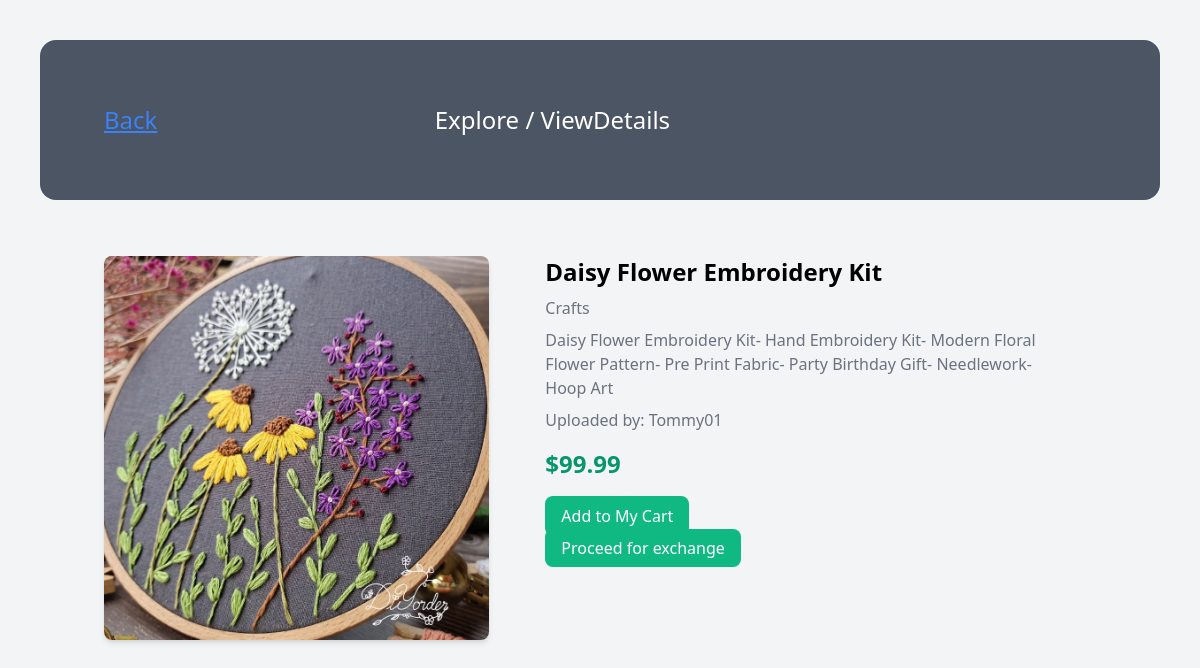
The page /viewDetails/43 on the database as committed earlier.
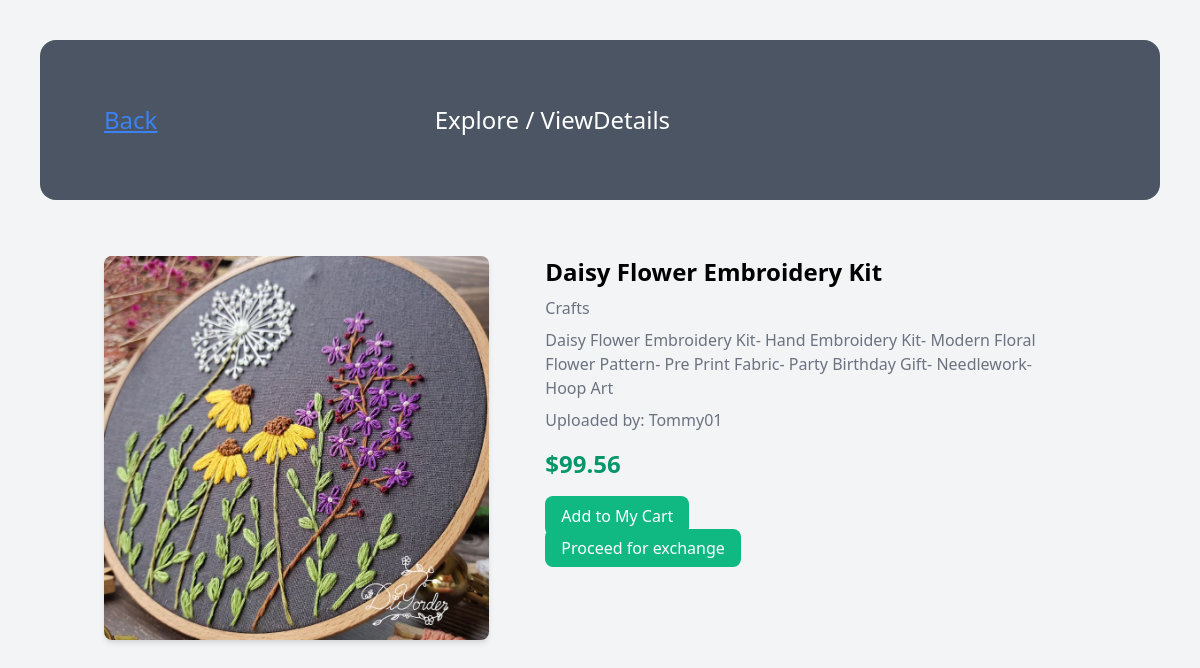
The same page on the database as committed later.
### core/models.py (models this page shows, shortened)
class UserUploadedItem(models.Model):
    title = models.CharField(max_length=100)
    description = models.TextField()
    category = models.CharField(max_length=100, choices=CATEGORY_CHOICES)
    image = models.ImageField(upload_to = "images/")
    price = models.DecimalField(max_digits=10, decimal_places=2)
    user = models.ForeignKey(User, on_delete=models.CASCADE)

### core/views.py (the view, shortened to what this page needs)
# urls.py: path('viewDetails/<int:item_id>', views.viewDetails, name='viewDetails'),
def viewDetails(request,item_id):
    print("id is ", item_id)
    item = UserUploadedItem.objects.get(id=item_id)
    context={
        "item":item,
    }
    return render(request, 'viewDetails.html',context)

### templates/viewDetails.html (shortened to what this page needs)
<!DOCTYPE html>
<html lang="en">
<head>
    <link href="https://cdn.jsdelivr.net/npm/tailwindcss@2.2.19/dist/tailwind.min.css" rel="stylesheet">
</head>
<body class="bg-gray-100">
    <div class="p-16 bg-gray-600 m-10 rounded-2xl">
        <div class="grid grid-cols-3">
            <div>
                <a class="text-2xl text-blue-500 underline" href="javascript:history.back()">Back</a>
            </div>
            <div class="text-2xl text-white">
                <p>Explore / ViewDetails</p>
            </div>
        </div>
    </div>
    <div class="container mx-auto p-4 flex ">
        <div class="">
            {% if item.image %}
            <img src="{{ item.image.url }}" alt="{{ item.title }}" class="w-93 h-96 rounded-lg shadow-md">
            {% endif %}
        </div>
        <div class="w-1/2 ml-4 ml-14">
            <h1 class="text-2xl font-semibold">{{ item.title }}</h1>
            <p class="text-gray-500 mt-2">{{ item.category|capfirst }}</p>
            <p class="text-gray-500 mt-2">{{item.description}}</p>
            <p class="text-gray-500 mt-2">Uploaded by: {{item.user}}</p>
            <p class="text-green-600 text-2xl font-semibold mt-4">${{ item.price }}</p>
            {% if request.user.is_authenticated %}
            <form action="" method="post">
                {% csrf_token %}
                <input type="hidden" name="item_id" value="{{ item.id }}">
                <input type="hidden" name="item_title" value="{{ item.title }}">
                <input type="hidden" name="item_category" value="{{ item.category }}">
                <input type="hidden" name="item_price" value="{{ item.price }}">
                <input type="hidden" name="item_image" value="{{ item.image.url }}">
                <input type="hidden" name="user" value="{{ request.user }}">
                <button name="add" onclick="addtocart()" class="mt-4 bg-green-500 text-white px-4 py-2 rounded-lg hover:bg-green-600">Add to My Cart</button>
                </form>
                {% else %}
                <button  onclick="cart()" class="mt-4 bg-green-500 text-white px-4 py-2 rounded-lg hover:bg-green-600" >Add to My Cart</button>
                {% endif %}
                <br>
                <a href="#" class="mt-4 bg-green-500 text-white px-4 py-2 rounded-lg hover:bg-green-600" >Proceed for exchange</a>
        </div>
    </div>
</body>
</html>

Rows that differ between the two databases and show on the page:
changed UserUploadedItem "Daisy Flower Embroidery Kit": price "99.99" → "99.56"
